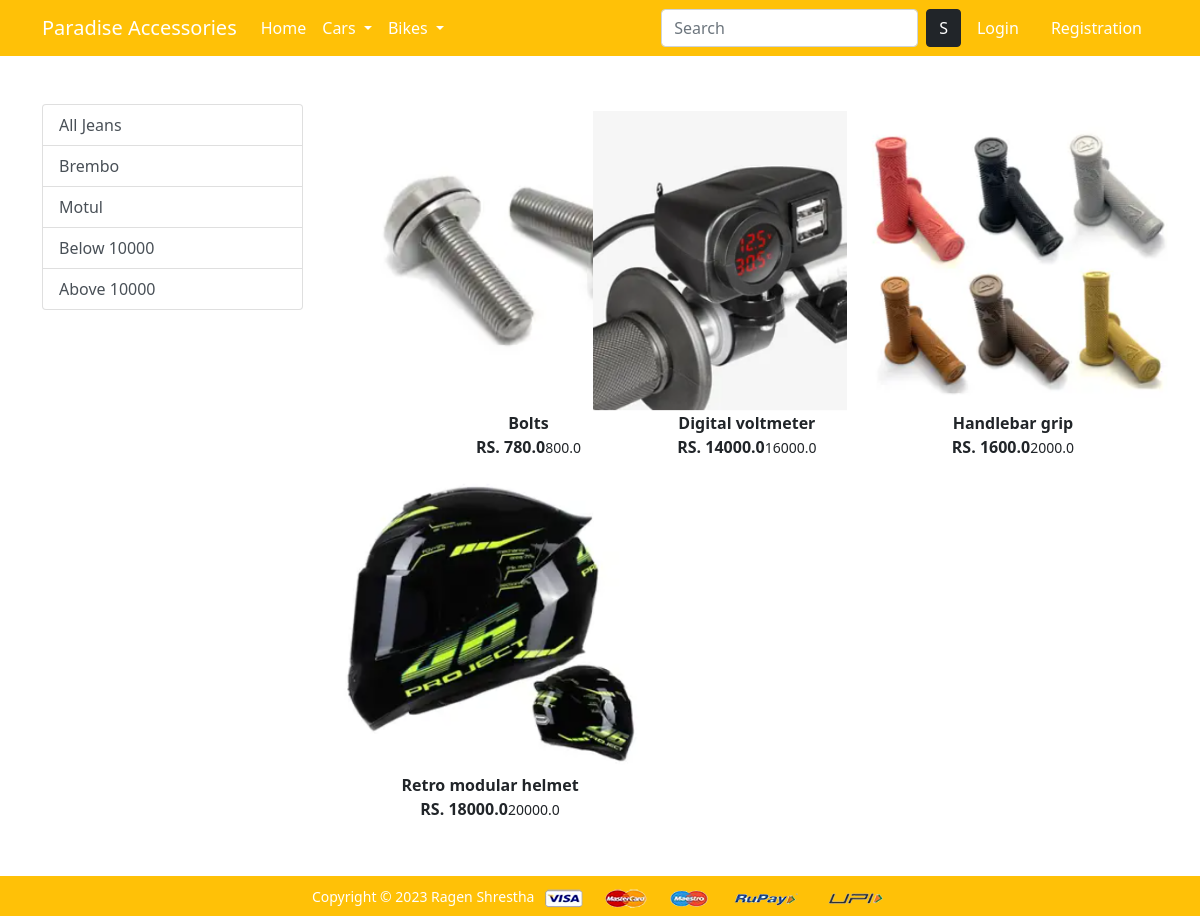
The app's page /modifications/ with its own data.
### app/models.py (models this page shows, shortened)
class Product(models.Model):
    title = models.CharField(max_length=100)
    selling_price = models.FloatField()
    discounted_price = models.FloatField()
    description = models.TextField()
    brand = models.CharField(max_length=100)
    category = models.CharField(choices=CATEGORY_CHOICES, max_length=2)
    product_image = models.ImageField(upload_to='productimg')

### app/views.py (the view)
# urls.py: path('modifications/', views.modifications, name='modifications'),
def modifications(request , data=None):
    if data==None:
        modifications = Product.objects.filter(category='M')
    elif data =='Brembo' or data=='Motul':
        modifications=Product.objects.filter(category='M').filter(brand=data)
    elif data== 'below':
        modifications=Product.objects.filter(category='M').filter(discounted_price__lt=10000)
    elif data== 'above':
        modifications=Product.objects.filter(category='M').filter(discounted_price__gt=10000)
    return render(request, 'app/modifications.html', {'modifications':modifications})

### app/templates/app/modifications.html (shortened to what this page needs)
{% extends 'app/base.html' %}
{% load static %}
{% block main-content %}
<div class="container my-5">
 <div class="row">
  <div class="col-sm-3">
      <div class="list-group">
        <a href="{% url 'modifications' %}" class="list-group-item list-group-item-action" aria-current="true">All Jeans</a>
        <a href="{% url 'modificationsdata' 'Brembo' %}" class="list-group-item list-group-item-action" aria-current="true">Brembo</a>
        <a href="{% url 'modificationsdata' 'Motul' %}" class="list-group-item list-group-item-action" aria-current="true">Motul</a>
        <a href="{% url 'modificationsdata' 'below' %}" class="list-group-item list-group-item-action" aria-current="true">Below 10000</a>
        <a href="{% url 'modificationsdata' 'above' %}" class="list-group-item list-group-item-action" aria-current="true">Above 10000</a>
      </div>
    </div>
    <div class="col-sm-8">
        <div class="row">
            {% for product in modifications %}
            <div class="col-sm-4" text-center mb-4>
          <a href="{% url 'product-detail' product.id %}" class="btn">
              <div class="item">
                  <img src="{{product.product_image.url}}" alt="" height="300" class="">
                  <div class="fw-bold">{{product.title}}</div>
                  <div class="fw-bold">RS. {{product.discounted_price}}<small class="fw-light text-decoration-line-throgh">{{product.selling_price}}</small></div>
                </div>
            </a>
        </div>
      {% endfor %}
    </div>
  </div>
 </div>
</div>
{% endblock main-content %}

### records on screen
Product: product_image (picture), title "Bolts", discounted_price "780.0", selling_price "800.0"
Product: product_image (picture), title "Digital voltmeter", discounted_price "14000.0", selling_price "16000.0"
Product: product_image (picture), title "Handlebar grip", discounted_price "1600.0", selling_price "2000.0"
Product: product_image (picture), title "Retro modular helmet", discounted_price "18000.0", selling_price "20000.0"
